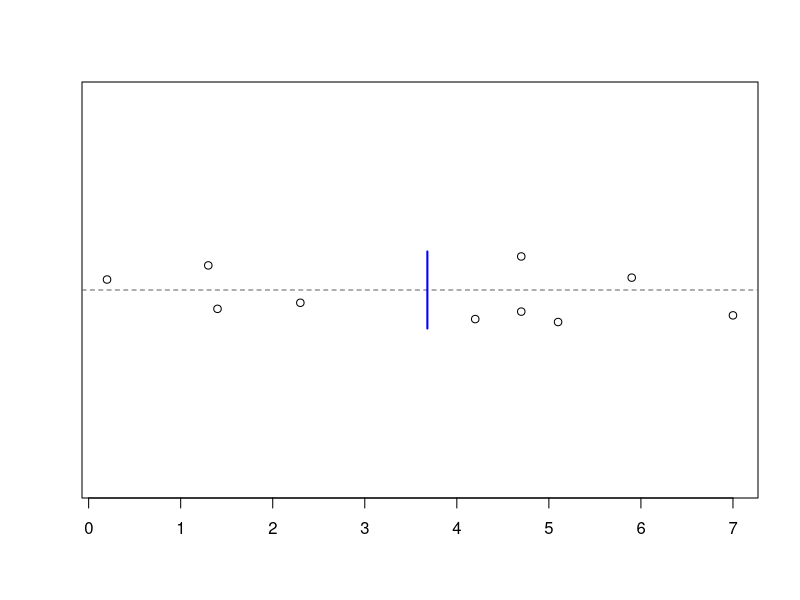
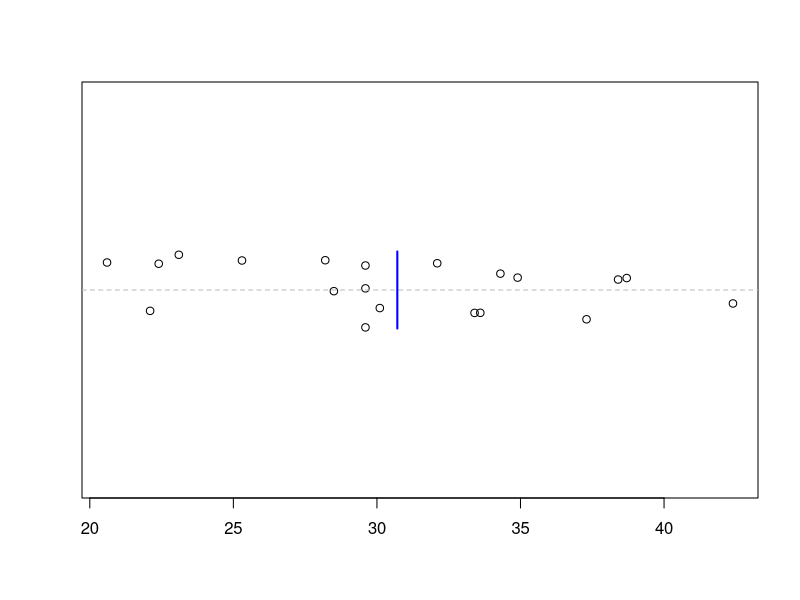

Here is the R script that generated these plots, in order:
######################################################################
# Computer notes                 Statistics for Laboratory Scientists 
# Lecture 13                                 Johns Hopkins University 
######################################################################
# These notes provide R code related to the course lectures, to
# further illustrate the topics in the lectures and to assist the
# students to learn R.
#
# Lines beginning with the symbol '#' are comments in R.  All other
# lines contain code.
#
# In R for Windows, you may wish to open this file from the menu bar
# (File:Display file); you can then easily copy commands into the
# command window.  (Use the mouse to highlight one or more lines; then
# right-click and select "Paste to console".)
######################################################################

###################################################
# Example for CI for population mean
###################################################
# Data
x <- c(0.2, 1.3, 1.4, 2.3, 4.2,
       4.7, 4.7, 5.1, 5.9, 7.0)

# mean and SD
xm <- mean(x)
xs <- sd(x)
xn <- length(x)

# A plot of the data
stripchart(x, method="jitter", pch=1)
abline(h=1,lty=2,col="gray40")
segments(xm, 0.9, xm, 1.1, col="blue", lwd=2)

# t value
tval <- qt(0.975, xn - 1)

# estimated SE of the difference between the means
se <- xs / sqrt(xn)

# confidence interval
round( xm  + c(-1,1)*(tval*se), 1)
# Returns 2.1, 5.3

# Alternatively, you can use the function t.test()
t.test(x)
# Returns the following:
#     95 percent confidence interval:
#     2.08 5.28

###############################
# Second example
###############################
# Example data
x <- c(1.17, 6.35, 7.76)

# 95% CI for population mean 
t.test(x)

##############################
# Third example
##############################
x <- c(34.9, 28.5, 34.3, 38.4, 29.6,
       29.6, 38.7, 22.4, 30.1, 23.1,
       29.6, 33.4, 20.6, 33.6, 42.4,
       28.2, 25.3, 22.1, 37.3, 32.1)

# mean, sd
mean(x)
sd(x)

# standard error
sd(x)/sqrt(length(x))

# confidence interval
t.test(x)$conf.int
           
# a plot
stripchart(x, method="jitter", pch=1)
abline(h=1, lty=2, col="gray")
segments(mean(x), 0.9, mean(x), 1.1, col="blue", lwd=2)

##################
# End of comp13.R
##################
